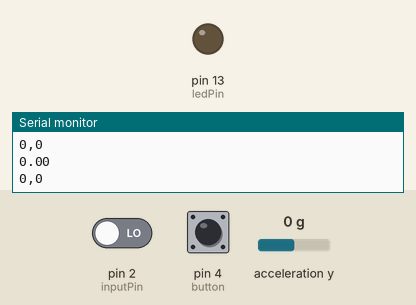
A sketch run on a simulated Arduino Uno, built with avr-gcc and run on an emulated ATmega328P. On the bench: output pins drawn as LEDs (lit = HIGH), the last lines printed to the serial monitor. Inputs (shaded band) come from the test bench; at power-on: acceleration y 0 g, pin 2 (inputPin) LOW, pin 4 (button) LOW.

Above: at 3.8 s.
3.9 s: acceleration y set to 0.3 g
At 6.9 s:
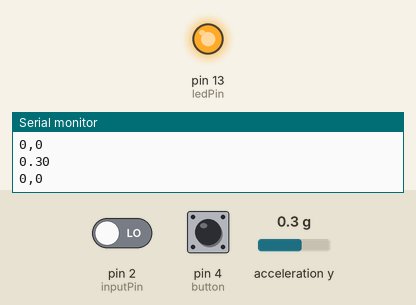
11.7 s: acceleration y set to -1.4 g
At 12.8 s:
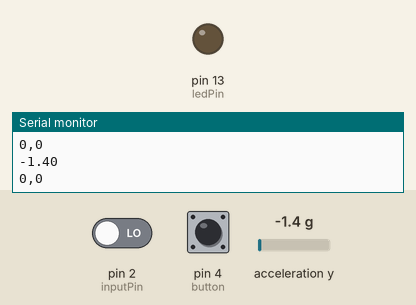
15.6 s: acceleration y set to 0.8 g
At 18.6 s:
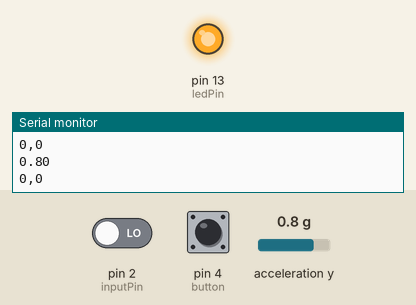
Timing chart, 0 to 20.1 s (numbered marks = the images above; inputs shaded):
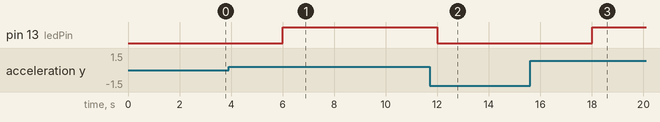

The sketch:

final_code.ino
```cpp
#include "Arduino_SensorKit.h"
#include "LIS3DHTR.h"
#include <Wire.h>
#define button 4
// code regarding the pir motion sensor was taken from
//https://learn.adafruit.com/pir-passive-infrared-proximity-motion-sensor/using-a-pir-w-arduino
// the code is used to detect motion and turn on a light

int button_state = 0;
int ledPin = 13;                // choose the pin for the LED
int inputPin = 2;               // choose the input pin (for PIR sensor)
int pirState = LOW;             // we start, assuming no motion detected
int val = 0;                    // variable for reading the pin status

int sensors[2];

void setup() {
   // start serial port at 9600 bps:
   Serial.begin(9600);
   pinMode(button, INPUT);
   pinMode(ledPin, OUTPUT);      // declare LED as output
   pinMode(inputPin, INPUT);     // declare sensor as input

   Accelerometer.begin();
}

void loop() {

  float y = (Accelerometer.readY());

  val = digitalRead(inputPin);
  if (val == HIGH) {
    //digitalWrite(ledPin, HIGH);
    if (pirState == LOW) {
      Serial.println("Motion detected!");
      pirState = HIGH;
    }
  } else {
    //digitalWrite(ledPin, LOW);
    if (pirState == HIGH){
      Serial.println("Motion ended!");
      pirState = LOW;
    }
  }

  if (y > 0.10) {
    digitalWrite(ledPin, HIGH);
  } else {
    digitalWrite(ledPin, LOW);
  }

    //read the number from the button sensor and put the value
    //into the first index of the Array, repeat for all indexes of the Array

    button_state = digitalRead(button);
    sensors[0] = button_state;

    sensors[1] = val;

    Serial.println(y);

    for (int thisSensor = 0; thisSensor < 2; thisSensor++) {

      int sensorValue = sensors[thisSensor];

      Serial.print(sensorValue);
      if (thisSensor == 1) {
         Serial.println();
      } else {
         Serial.print(",");
      }
   }
    delay(3000);
}
```

Measured:
- the behaviour switches between 0.1 and 0.2 g on acceleration y (found by bisection; images 0 and 1)
- after the input at 3.9 s, pin 13 (ledPin): LOW → HIGH after 2.1 s
- after the input at 11.7 s, pin 13 (ledPin): HIGH → LOW after 0.30 s
- after the input at 15.6 s, pin 13 (ledPin): LOW → HIGH after 2.4 s
